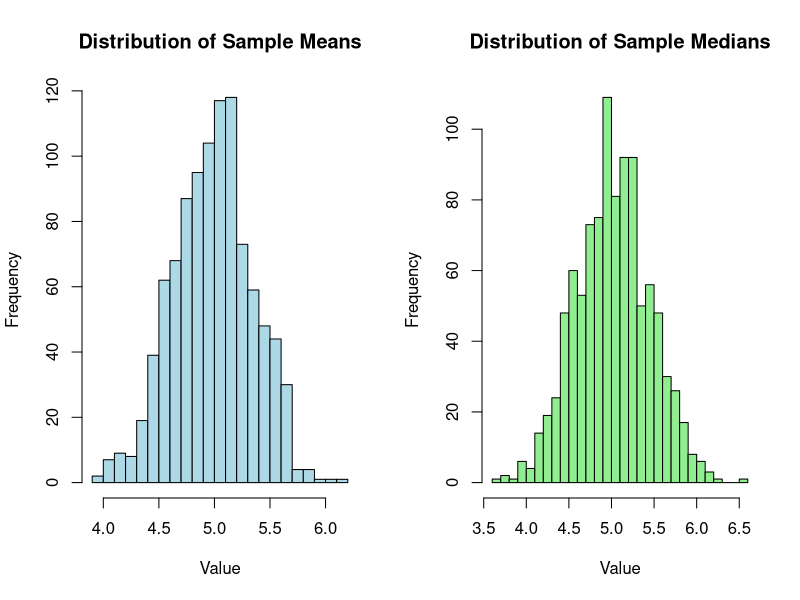

Generate this figure with R:
# Parameters
mu <- 5
sigma <- 2
n <- 30
N_sim <- 1000

# Set seed for reproducibility
set.seed(123)

# Simulate data for means and medians
means <- replicate(N_sim, mean(rnorm(n, mu, sigma)))
medians <- replicate(N_sim, median(rnorm(n, mu, sigma)))

# Calculate Efficiency (ratio of variances)
efficiency <- var(medians) / var(means)
cat("Efficiency (Median/Mean):", efficiency, "\n")

# Graphical Output
par(mfrow = c(1, 2))
hist(means, breaks = 30, col = "lightblue", main = "Distribution of Sample Means", xlab = "Value")
hist(medians, breaks = 30, col = "lightgreen", main = "Distribution of Sample Medians", xlab = "Value")
